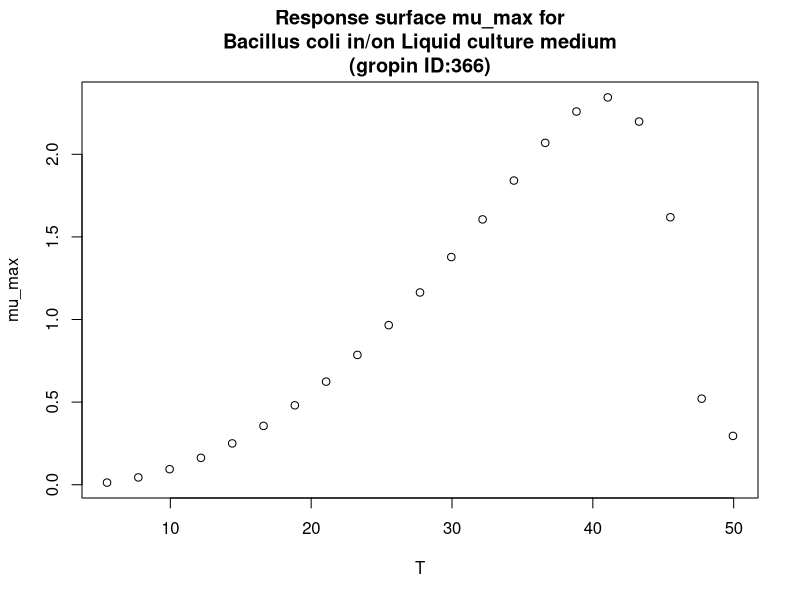

Generate this figure with R:
#############################
# start of Parameter script
#############################
T <- seq(5.5055,49.95004995005,length.out=21)
#############################
# end of Parameter script
#############################
############################# 
# start of Model script Gropin ID 366 
#############################
 
# constant coefficients for this model
 
variables <- data.frame(T)
argumentsPar <- expand.grid(variables)
 
# heart of the model
response_surface <- function(T) {
   mumax <-(0.0435*(T-2.9)*(1-exp(0.314*(T-49.2))))^2

return(mumax=mumax)
} 

# output parameters
mumax <- cbind(argumentsPar,response_surface(argumentsPar['T']))
colnames(mumax) <- c(colnames(argumentsPar),'mumax')
#############################
# End of Model script
#############################
############################# 
# start of Visualisation script Gropin ID 366 
#############################
plot(T,mumax$mumax,
                          xlab='T',
                          ylab='mu_max',main='Response surface mu_max for
Bacillus coli in/on Liquid culture medium
(gropin ID:366)')
#############################
# End of Visualisation script
#############################
